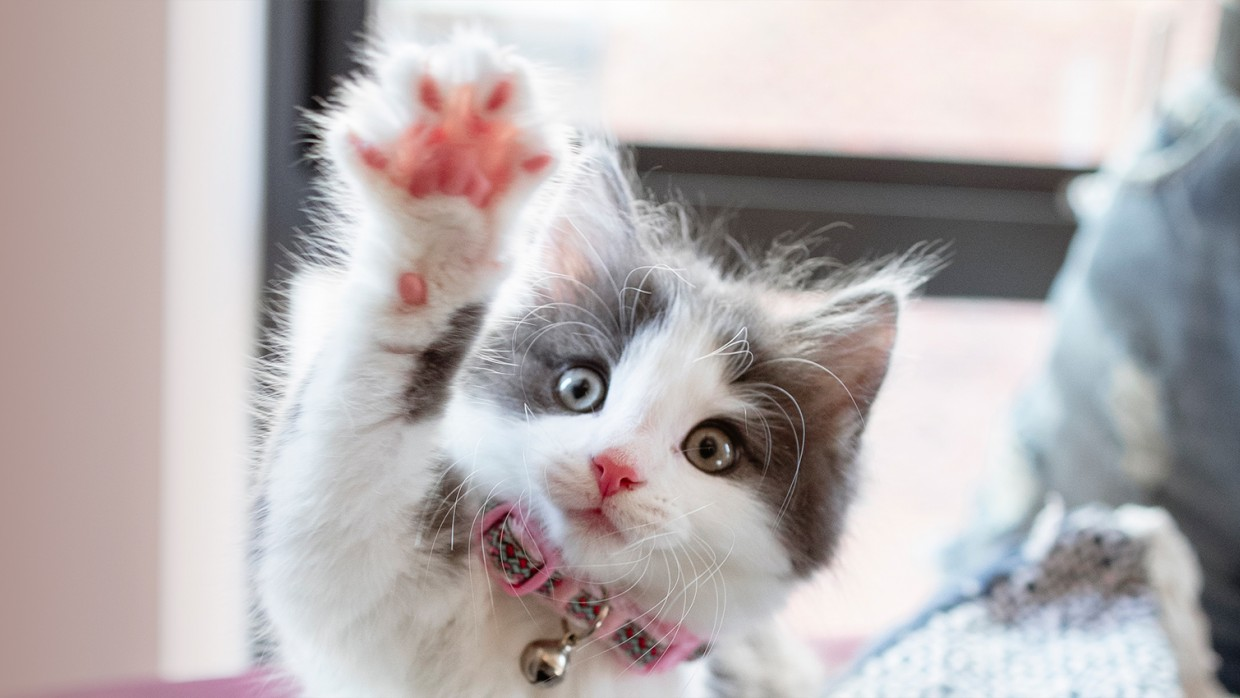
#> input picture images/cat.jpg, 1240 x 698 px
$ python bitwise.py
#> lines starting #> are read from the running program, lines starting #| are printed output that depends on the picture; after the words box and inside, x2 and y2 are one past the last pixel; in counts of white or black regions, pixels touching at a corner belong together
import cv2 as cv
import numpy as np

img = cv.imread('images/cat.jpg')
#> img is the input picture: shape (698, 1240, 3); mean B, G, R 177, 176.3, 183.1
resized = cv.resize(img, (400, 400), interpolation=cv.INTER_AREA)
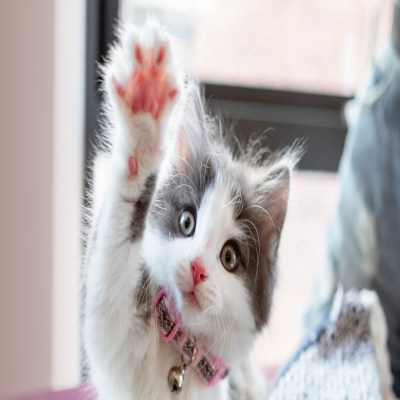
#> resized: shape (400, 400, 3); mean B, G, R 177, 176.3, 183.1

blank = np.zeros((400, 400), dtype='uint8')

rect = cv.rectangle(blank.copy(), (30, 30), (370, 370), 255, thickness=-1)
circle = cv.circle(blank.copy(), (200, 200), 200, 255, thickness=-1)

cv.imshow('Rectangle', rect)
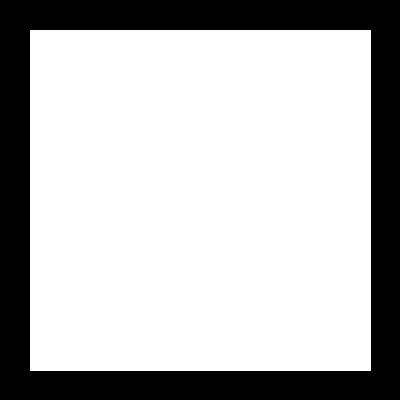
#> window 'Rectangle': shape (400, 400); 72.7% white; 1 black region, box (x1, y1, x2, y2) and area: (0, 0, 400, 400) 43719
cv.imshow('Circle', circle)
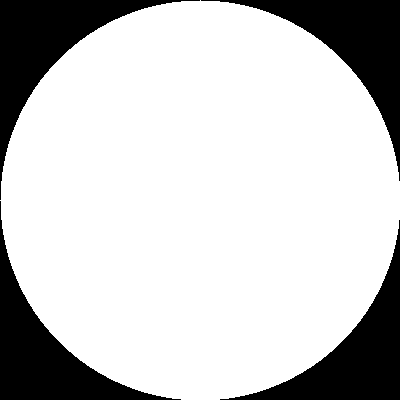
#> window 'Circle': shape (400, 400); 78.5% white; 4 black regions, box (x1, y1, x2, y2) and area: (0, 0, 200, 200) 8793, (201, 0, 400, 181) 8593, (0, 201, 181, 400) 8593, (220, 220, 400, 400) 8394

weired = cv.bitwise_and(rect, circle)
cv.imshow('Bitwise and', weired)
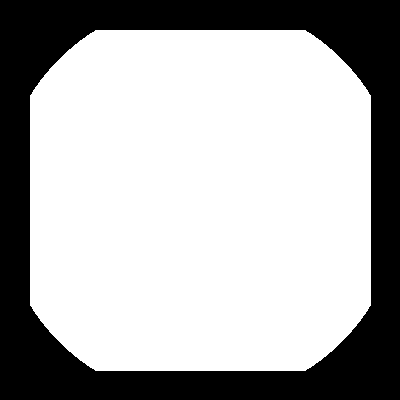
#> window 'Bitwise and': shape (400, 400); 68.1% white; 1 black region, box (x1, y1, x2, y2) and area: (0, 0, 400, 400) 51051

weiredImg = cv.bitwise_and(resized, resized, mask=weired)
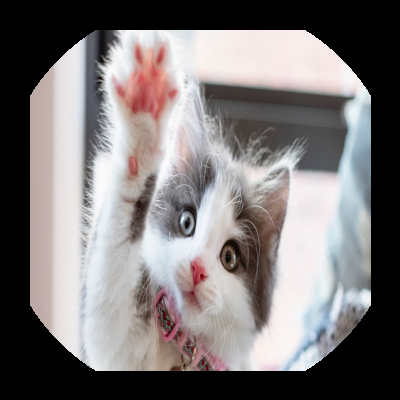
#> weiredImg: shape (400, 400, 3); mean B, G, R 119.7, 119.4, 123.9
cv.imshow('Weired Img', weiredImg)

cv.waitKey(0)
